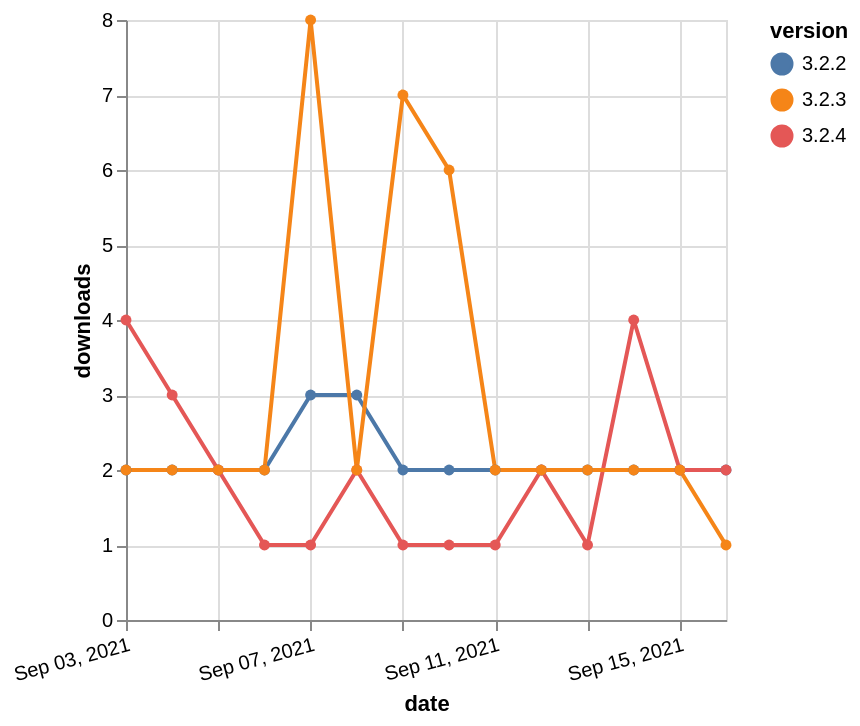

Express this chart as Vega-Lite.
### Vega-Lite specification from a JSON file in a GitHub repository (floating-point values rounded to 4 significant figures)
{"$schema": "https://vega.github.io/schema/vega-lite/v5.json", "description": "A simple bar chart with embedded data.", "data": {"values": [{"date": "2021-09-03", "total": 2725, "delta": 2, "version": "3.2.2"}, {"date": "2021-09-04", "total": 2727, "delta": 2, "version": "3.2.2"}, {"date": "2021-09-05", "total": 2729, "delta": 2, "version": "3.2.2"}, {"date": "2021-09-06", "total": 2731, "delta": 2, "version": "3.2.2"}, {"date": "2021-09-07", "total": 2734, "delta": 3, "version": "3.2.2"}, {"date": "2021-09-08", "total": 2737, "delta": 3, "version": "3.2.2"}, {"date": "2021-09-09", "total": 2739, "delta": 2, "version": "3.2.2"}, {"date": "2021-09-10", "total": 2741, "delta": 2, "version": "3.2.2"}, {"date": "2021-09-11", "total": 2743, "delta": 2, "version": "3.2.2"}, {"date": "2021-09-12", "total": 2745, "delta": 2, "version": "3.2.2"}, {"date": "2021-09-13", "total": 2747, "delta": 2, "version": "3.2.2"}, {"date": "2021-09-14", "total": 2749, "delta": 2, "version": "3.2.2"}, {"date": "2021-09-15", "total": 2751, "delta": 2, "version": "3.2.2"}, {"date": "2021-09-16", "total": 2753, "delta": 2, "version": "3.2.2"}, {"date": "2021-09-03", "total": 357, "delta": 4, "version": "3.2.4"}, {"date": "2021-09-04", "total": 360, "delta": 3, "version": "3.2.4"}, {"date": "2021-09-05", "total": 362, "delta": 2, "version": "3.2.4"}, {"date": "2021-09-06", "total": 363, "delta": 1, "version": "3.2.4"}, {"date": "2021-09-07", "total": 364, "delta": 1, "version": "3.2.4"}, {"date": "2021-09-08", "total": 366, "delta": 2, "version": "3.2.4"}, {"date": "2021-09-09", "total": 367, "delta": 1, "version": "3.2.4"}, {"date": "2021-09-10", "total": 368, "delta": 1, "version": "3.2.4"}, {"date": "2021-09-11", "total": 369, "delta": 1, "version": "3.2.4"}, {"date": "2021-09-12", "total": 371, "delta": 2, "version": "3.2.4"}, {"date": "2021-09-13", "total": 372, "delta": 1, "version": "3.2.4"}, {"date": "2021-09-14", "total": 376, "delta": 4, "version": "3.2.4"}, {"date": "2021-09-15", "total": 378, "delta": 2, "version": "3.2.4"}, {"date": "2021-09-16", "total": 380, "delta": 2, "version": "3.2.4"}, {"date": "2021-09-03", "total": 6153, "delta": 2, "version": "3.2.3"}, {"date": "2021-09-04", "total": 6155, "delta": 2, "version": "3.2.3"}, {"date": "2021-09-05", "total": 6157, "delta": 2, "version": "3.2.3"}, {"date": "2021-09-06", "total": 6159, "delta": 2, "version": "3.2.3"}, {"date": "2021-09-07", "total": 6167, "delta": 8, "version": "3.2.3"}, {"date": "2021-09-08", "total": 6169, "delta": 2, "version": "3.2.3"}, {"date": "2021-09-09", "total": 6176, "delta": 7, "version": "3.2.3"}, {"date": "2021-09-10", "total": 6182, "delta": 6, "version": "3.2.3"}, {"date": "2021-09-11", "total": 6184, "delta": 2, "version": "3.2.3"}, {"date": "2021-09-12", "total": 6186, "delta": 2, "version": "3.2.3"}, {"date": "2021-09-13", "total": 6188, "delta": 2, "version": "3.2.3"}, {"date": "2021-09-14", "total": 6190, "delta": 2, "version": "3.2.3"}, {"date": "2021-09-15", "total": 6192, "delta": 2, "version": "3.2.3"}, {"date": "2021-09-16", "total": 6193, "delta": 1, "version": "3.2.3"}]}, "width": "container", "mark": {"type": "line", "point": {"filled": true}}, "encoding": {"x": {"field": "date", "type": "temporal", "timeUnit": "yearmonthdate", "title": "date", "axis": {"labelAngle": -15}}, "y": {"field": "delta", "type": "quantitative", "title": "downloads"}, "color": {"field": "version", "type": "nominal"}, "tooltip": {"field": "delta"}}}
